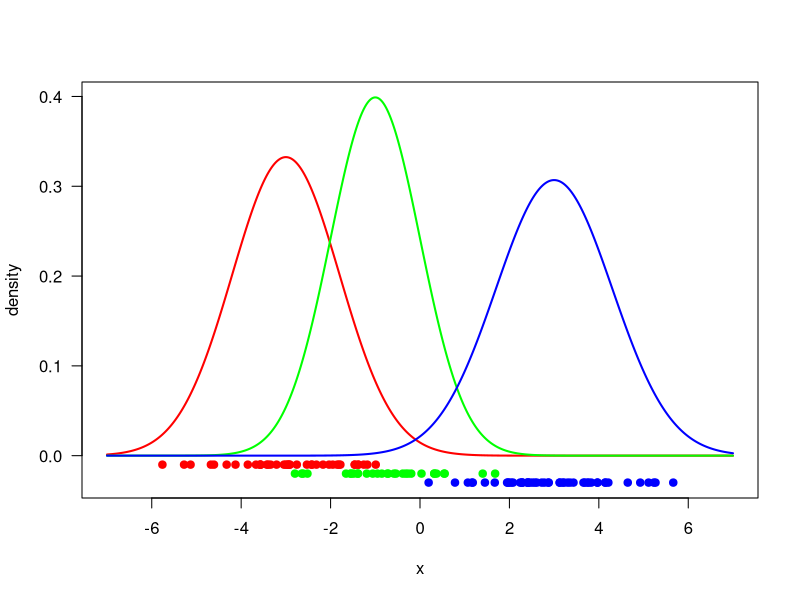

Write R code to recreate this figure.
set.seed(421)
# mean parameters
class_means <- c(-3, -1, 3)
# standard deviation parameters
class_deviations <- c(1.2, 1.0, 1.3)
# sample sizes
class_sizes <- c(40, 30, 50)

# generate random samples
points1 <- rnorm(n = class_sizes[1], mean = class_means[1], sd = class_deviations[1])
points2 <- rnorm(n = class_sizes[2], mean = class_means[2], sd = class_deviations[2])
points3 <- rnorm(n = class_sizes[3], mean = class_means[3], sd = class_deviations[3])
x <- c(points1, points2, points3)

# generate corresponding labels
y <- c(rep(1, class_sizes[1]), rep(2, class_sizes[2]), rep(3, class_sizes[3]))

# write data to a file
write.csv(x = cbind(x, y), file = "lab01_data_set.csv", row.names = FALSE)

data_interval <- seq(from = -7, to = +7, by = 0.01)
density1 <- dnorm(data_interval, mean = class_means[1], sd = class_deviations[1])
density2 <- dnorm(data_interval, mean = class_means[2], sd = class_deviations[2])
density3 <- dnorm(data_interval, mean = class_means[3], sd = class_deviations[3])
# plot data points of the first class
plot(points1, rep(-0.01, class_sizes[1]), type = "p", pch = 19, col = "red",
     xlim = c(-7, +7), ylim = c(-0.03, max(density1, density2, density3)),
     xlab = "x", ylab = "density", las = 1)
# plot densify of the first class
points(data_interval, density1, type = "l", col = "red", lwd = 2)
# plot data points of the second class
points(points2, rep(-0.02, class_sizes[2]), type = "p", pch = 19, col = "green")
# plot densify of the second class
points(data_interval, density2, type = "l", col = "green", lwd = 2)
# plot data points of the third class
points(points3, rep(-0.03, class_sizes[3]), type = "p", pch = 19, col = "blue")
# plot densify of the third class
points(data_interval, density3, type = "l", col = "blue", lwd = 2)
